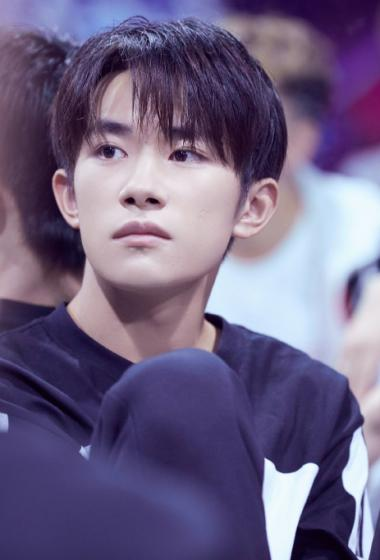
//> input picture qx1.png, 380 x 560 px
$ ./41canny边缘加强   (built with g++ and OpenCV 4)
//> lines starting //> are read from the running program, lines starting //| are printed output that depends on the picture
#include <opencv2/core.hpp>
#include <opencv2/highgui.hpp>
#include <iostream>
#include <math.h>

using namespace std;
using namespace cv;

Mat BGR2GRAY(Mat img){
    int height = img.rows;
    int width = img.cols;
    int channel = img.channels();

    Mat out = Mat::zeros(height,width,CV_8UC1);

    for(int y=0;y<height;y++){
        for(int x=0;x<width;x++){
            out.at<uchar>(y,x) = (int)((float)img.at<Vec3b>(y,x)[0] * 0.0722 + \
                    (float)img.at<Vec3b>(y,x)[1] *0.7152+ (float)img.at<Vec3b>(y,x)[2]*0.2126);
        }
    }
    return out;
}

float clip(float vaule, float min, float max){
    return fmin(fmax(vaule,0),255);
}

Mat gaussian_filter(Mat img, double sigma, int kernel_size){
    int height = img.rows;
    int width = img.cols;
    int channel = img.channels();

    Mat out = Mat::zeros(height,width,CV_8UC3);
    if(channel == 1){
        out = Mat::zeros(height,width,CV_8UC1);
    }

    int pad = floor(kernel_size / 2);
    int _x = 0,_y = 0;
    double kernel_sum = 0;

    float kernel[kernel_size][kernel_size];

    for(int y =0;y<kernel_size;y++){
        for(int x =0;x<kernel_size;x++){
            _y = y - pad;
            _x = x - pad;
            kernel[y][x] = 1 / (2 * M_PI * sigma *sigma) * exp( -(_x * _x + _y * _y) / (2 * sigma * sigma));
            kernel_sum +=kernel[y][x];
        }
    }

    for(int y=0;y<kernel_size;y++){
        for(int x=0;x<kernel_size;x++){
            kernel[y][x] /= kernel_sum;
        }
    }

    double v =0;

    for(int y =0;y<height;y++){
        for(int x=0;x<width;x++){

            if(channel == 3){
                for(int c =0;c<channel;c++){
                    v=0;

                    for(int dy = -pad;dy<pad+1;dy++){
                        for(int dx = -pad;dx<pad+1;dx++){
                            if(((x+dx) >= 0) &&((y+dy) >= 0) && ((x + dx) < width) && ((y +dy) < height)){
                                v += (double)img.at<Vec3b>(y+dy ,x+dx)[c] * kernel[dy+pad][dx+pad];
                            }
                        }
                    }
                    out.at<Vec3b>(y,x)[c] = (uchar)clip(v,0,255);
                }
            }else{
                v=0;
                for(int dy = -pad;dy<pad+1;dy++){
                    for(int dx =-pad;dx<pad+1;dx++){
                        if(((x+dx)>=0) &&((y+dy)>=0) && ((x+dx)<width) &&(y+dy)<height){
                            v +=(double)img.at<uchar>(y+dy,x+dx) * kernel[dy+pad][dx+pad];
                        }
                    }
                }
                out.at<uchar>(y,x) = (uchar)clip(v,0,255);
            }

        }
    }
    return out;
}

Mat sobel_filter(Mat img,int kernel_size,bool horizontal){
    int height = img.rows;
    int width = img.cols;
    int channel = img.channels();

    Mat out = Mat::zeros(height,width,CV_8UC1);

    double kernel[kernel_size][kernel_size] = {{1,2,1},{0,0,0},{-1,-2,-1}};

    if(horizontal){
        kernel[0][1] = 0;
        kernel[0][2] = -1;
        kernel[1][0] =2;
        kernel[1][2] =-2;
        kernel[2][0] =1;
        kernel[2][1] =0;
    }

    int pad = floor(kernel_size / 2);

    double v =0;
     for(int y =0;y<height;y++){
         for(int x =0; x<width;x++){
             v= 0;
             for(int dy =-pad;dy<pad+1;dy++){
                 for(int dx = -pad;dx<pad+1;dx++){
                     if(((y+dy)>=0) &&(x+dx)>=0 &&(y+dy< height) &&(x+dx)< width){
                         v +=(double)img.at<uchar>(y +dy, x+dx) * kernel[dy+ pad][dx + pad];
                     }
                 }
             }
             out.at<uchar>(y,x) = (uchar)clip(v,0,255);
         }
     }
     return out;
}

Mat get_edge(Mat fx,Mat fy){
    int height = fx.rows;
    int width = fy.cols;

    Mat out = Mat::zeros(height,width,CV_8UC1);

    double _fx,_fy;

    for(int y =0;y<height;y++){
        for(int x=0;x<width;x++){
            _fx =(double)fx.at<uchar>(y,x);
            _fy = (double)fy.at<uchar>(y,x);

            out.at<uchar>(y,x) = (uchar)clip(sqrt(_fx * _fx + _fy * _fy),0,255);
        }
    }
    return out;
}


Mat get_angle (Mat fx,Mat fy){
    int height = fx.rows;
    int width =fx.cols;

    Mat out = Mat::zeros(height,width, CV_8UC1);

     double _fx,_fy;
     double angle;

     for(int y =0;y<height;y++){
         for(int x=0;x<width;x++){
             _fx = fmax((double)fx.at<uchar>(y,x),0.000001);
             _fy = (double)fy.at<uchar>(y,x);

             angle = atan2 (_fy,_fx);
             angle = angle / M_PI *180;

             if(angle < -22.5){
                 angle = 180 + angle;
             }else if (angle >= 157.5) {
                 angle = angle -180;
             }

             cout<<angle<<"  ";

             if(angle <=22.5){
                 out.at<uchar>(y,x) =0;
             }else if(angle <=67.5){
                 out.at<uchar>(y,x) =45;
             }else if(angle <112.5){
                 out.at<uchar>(y,x) =90;
             }else{
                 out.at<uchar>(y,x)=135;
             }
         }
     }
     return out;
}

int Canny_step1(Mat img){

    Mat gray = BGR2GRAY(img);

    Mat gaussian = gaussian_filter(gray, 1.4, 5);

    Mat fy = sobel_filter(gaussian, 3, false);

    Mat fx = sobel_filter(gaussian, 3, true);

    Mat edge = get_edge(fx, fy);

    Mat angle = get_angle(fx, fy);

    imshow("answer(edge)",edge);
    imshow("answer(angle)",angle);

    waitKey(0);
    destroyAllWindows();

    return 0;

}

int main(int argc,const char* argv[]){
    Mat img = imread("../qx1.png",IMREAD_COLOR);
//> img is the input picture: 560 rows x 380 cols, CV_8UC3; mean B, G, R 131.5, 98.3, 110.5

    Canny_step1(img);
//> after the loop in BGR2GRAY, `for(int y=0;y<height;y++)`:
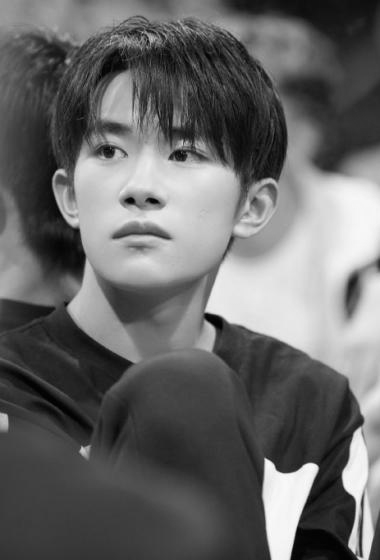
//> out: 560 rows x 380 cols, CV_8UC1; min 1, max 253, mean 102.8
//> the loop in gaussian_filter, `for(int y =0;y<height;y++)` made 560 passes
//> v on passes 1 to 3: 8.94, 12.68, 15.1
//> after the loop in gaussian_filter, `for(int y =0;y<height;y++)`: v = 15.83
//> the loop in sobel_filter, `for(int y =0;y<height;y++)` made 560 passes
//> v on passes 1 to 3: -40, -22, -13
//> after the loop in sobel_filter, `for(int y =0;y<height;y++)`:
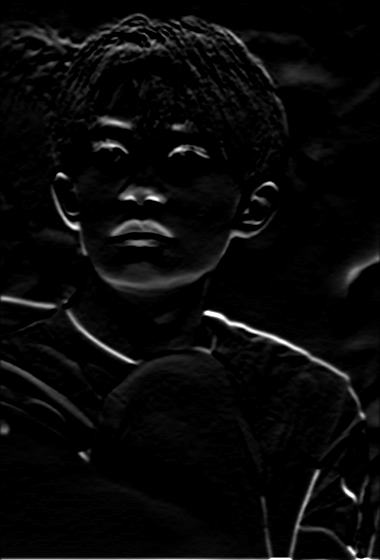
//> out: 560 rows x 380 cols, CV_8UC1; min 0, max 255, mean 9.2
//> after the loop in sobel_filter, `for(int y =0;y<height;y++)`: v = 73
//> call 2 of sobel_filter, with kernel_size = 3, horizontal = true
//> the loop in sobel_filter (call 2), `for(int y =0;y<height;y++)` made 560 passes
//> v on passes 1 to 3: 38, 62, 75
//> after the loop in sobel_filter (call 2), `for(int y =0;y<height;y++)`:
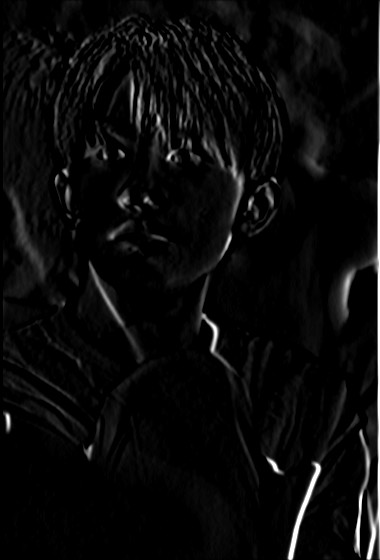
//> out: 560 rows x 380 cols, CV_8UC1; min 0, max 255, mean 10.3
//> after the loop in sobel_filter (call 2), `for(int y =0;y<height;y++)`: v = 75
//> after the loop in get_edge, `for(int y =0;y<height;y++)`:
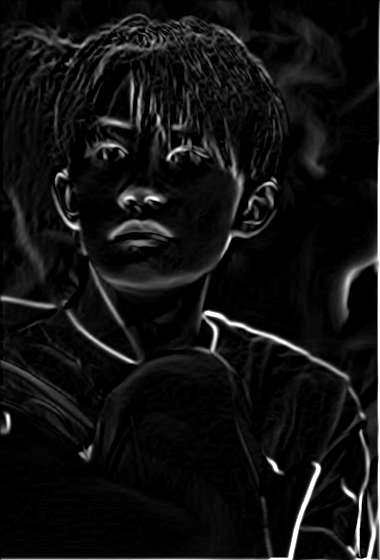
//> out: 560 rows x 380 cols, CV_8UC1; min 0, max 255, mean 17.7
//> the loop in get_angle, `for(int y =0;y<height;y++)` made 560 passes
//> angle on passes 1 to 3: 0, 0, 0
//> after the loop in get_angle, `for(int y =0;y<height;y++)`:
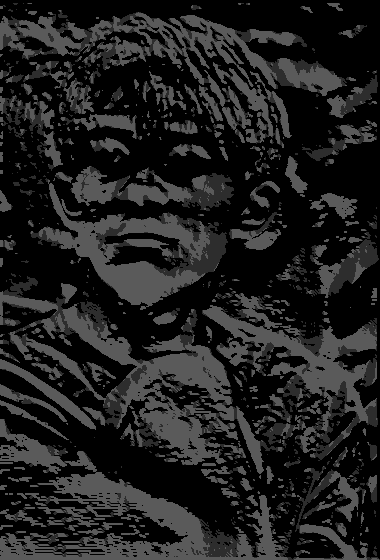
//> out: 560 rows x 380 cols, CV_8UC1; min 0, max 90, mean 31.8
//> after the loop in get_angle, `for(int y =0;y<height;y++)`: angle = 44.23

    return 0;
}

$ run again, with a.jpg saved as qx1.png
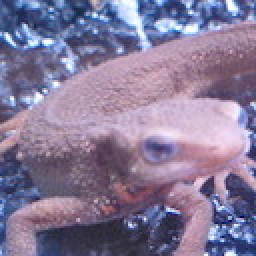
//> input picture a.jpg, 128 x 128 px (shown 2 times larger)
//> img is the input picture: 128 rows x 128 cols, CV_8UC3; mean B, G, R 152.8, 121.8, 134.1
//> the loop in gaussian_filter, `for(int y =0;y<height;y++)` made 128 passes
//> v on passes 1 to 8: 50.75, 71.07, 78.33, 73.88, 69.27, 69.83, 77.77, 89.8
//> after the loop in gaussian_filter, `for(int y =0;y<height;y++)`: v = 30.46
//> the loop in sobel_filter, `for(int y =0;y<height;y++)` made 128 passes
//> v on passes 1 to 8: -242, -95, -7, 32, 13, -31, -72, -81
//> after the loop in sobel_filter, `for(int y =0;y<height;y++)`: v = 129
//> the loop in sobel_filter (call 2), `for(int y =0;y<height;y++)` made 128 passes
//> v on passes 1 to 8: 242, 381, 423, 412, 393, 403, 450, 517
//> after the loop in get_edge, `for(int y =0;y<height;y++)`:
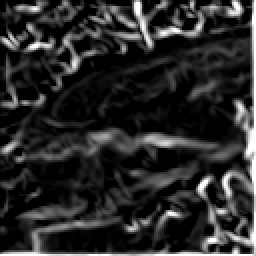
//> out: 128 rows x 128 cols, CV_8UC1 (shown 2 times larger); min 0, max 255, mean 42.6
//> the loop in get_angle, `for(int y =0;y<height;y++)` made 128 passes
//> angle on passes 1 to 8: 0, 0, 0, 7.15, 2.92, 0, 0, 0
//> after the loop in get_angle, `for(int y =0;y<height;y++)`:
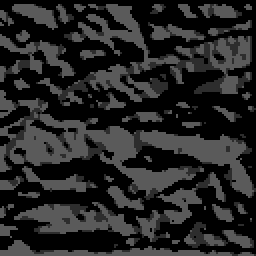
//> out: 128 rows x 128 cols, CV_8UC1 (shown 2 times larger); min 0, max 90, mean 37.5
//> after the loop in get_angle, `for(int y =0;y<height;y++)`: angle = 41.66
